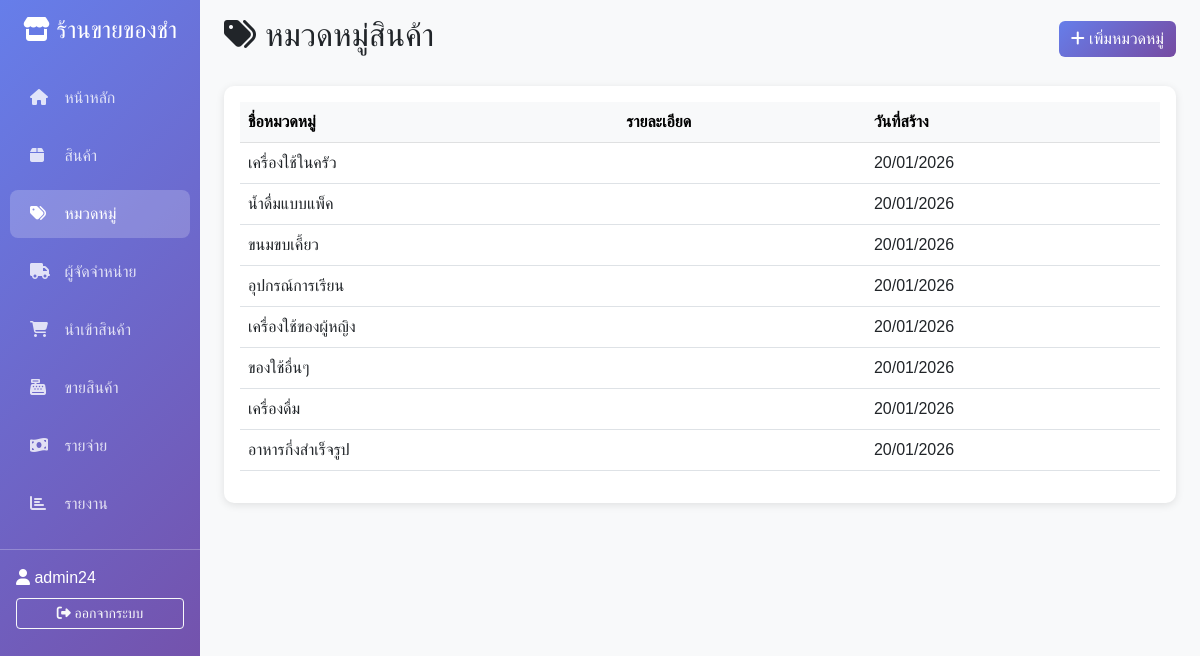
Page /categories/ (signed in) on the committed database.
### inventory/models.py (models this page shows, shortened)
class Category(models.Model):
    name = models.CharField(max_length=100, verbose_name="ชื่อหมวดหมู่")
    description = models.TextField(blank=True, verbose_name="รายละเอียด")
    created_at = models.DateTimeField(auto_now_add=True)
    class Meta:
        verbose_name = "หมวดหมู่สินค้า"
        verbose_name_plural = "หมวดหมู่สินค้า"

### inventory/views.py (the view)
# urls.py: path('categories/', views.category_list, name='category_list'),
@login_required
def category_list(request):
    categories = Category.objects.all()
    return render(request, 'category_list.html', {'categories': categories})

### templates/category_list.html (shortened to what this page needs)
{% extends 'base.html' %}
{% block content %}
<div class="d-flex justify-content-between align-items-center mb-4">
    <h2><i class="fas fa-tags"></i> หมวดหมู่สินค้า</h2>
    <a href="{% url 'category_create' %}" class="btn btn-primary">
        <i class="fas fa-plus"></i> เพิ่มหมวดหมู่
    </a>
</div>
<div class="card">
    <div class="card-body">
        <div class="table-responsive">
            <table class="table table-hover">
                <thead class="table-light">
                    <tr>
                        <th>ชื่อหมวดหมู่</th>
                        <th>รายละเอียด</th>
                        <th>วันที่สร้าง</th>
                    </tr>
                </thead>
                <tbody>
                    {% for category in categories %}
                    <tr>
                        <td>{{ category.name }}</td>
                        <td>{{ category.description|truncatewords:10 }}</td>
                        <td>{{ category.created_at|date:"d/m/Y" }}</td>
                    </tr>
                    {% empty %}
                    <tr>
                        <td colspan="3" class="text-center text-muted">
                            <i class="fas fa-inbox"></i> ไม่มีข้อมูล
                        </td>
                    </tr>
                    {% endfor %}
                </tbody>
            </table>
        </div>
    </div>
</div>
{% endblock %}

### templates/base.html (shortened to what this page needs)
<!DOCTYPE html>
<html lang="th">
<head>
    <link href="https://cdnjs.cloudflare.com/ajax/libs/bootstrap/5.3.0/css/bootstrap.min.css" rel="stylesheet">
    <link href="https://cdnjs.cloudflare.com/ajax/libs/font-awesome/6.4.0/css/all.min.css" rel="stylesheet">
</head>
<body>
    {% if user.is_authenticated %}
    <div class="container-fluid">
        <div class="row">
            <nav class="col-md-2 d-md-block sidebar">
                <div class="position-sticky pt-3">
                    <h4 class="text-white text-center mb-4">
                        <i class="fas fa-store"></i> ร้านขายของชำ
                    </h4>
                    <ul class="nav flex-column">
                        <li class="nav-item">
                            <a class="nav-link {% if request.resolver_match.url_name == 'dashboard' %}active{% endif %}" href="{% url 'dashboard' %}">
                                <i class="fas fa-home"></i> หน้าหลัก
                            </a>
                        </li>
                        <li class="nav-item">
                            <a class="nav-link {% if 'product' in request.resolver_match.url_name %}active{% endif %}" href="{% url 'product_list' %}">
                                <i class="fas fa-box"></i> สินค้า
                            </a>
                        </li>
                        <li class="nav-item">
                            <a class="nav-link {% if 'category' in request.resolver_match.url_name %}active{% endif %}" href="{% url 'category_list' %}">
                                <i class="fas fa-tags"></i> หมวดหมู่
                            </a>
                        </li>
                        <li class="nav-item">
                            <a class="nav-link {% if 'supplier' in request.resolver_match.url_name %}active{% endif %}" href="{% url 'supplier_list' %}">
                                <i class="fas fa-truck"></i> ผู้จัดจำหน่าย
                            </a>
                        </li>
                        <li class="nav-item">
                            <a class="nav-link {% if 'purchase' in request.resolver_match.url_name %}active{% endif %}" href="{% url 'purchase_list' %}">
                                <i class="fas fa-shopping-cart"></i> นำเข้าสินค้า
                            </a>
                        </li>
                        <li class="nav-item">
                            <a class="nav-link {% if 'sale' in request.resolver_match.url_name %}active{% endif %}" href="{% url 'sale_list' %}">
                                <i class="fas fa-cash-register"></i> ขายสินค้า
                            </a>
                        </li>
                        <li class="nav-item">
                            <a class="nav-link {% if 'expense' in request.resolver_match.url_name %}active{% endif %}" href="{% url 'expense_list' %}">
                                <i class="fas fa-money-bill-wave"></i> รายจ่าย
                            </a>
                        </li>
                        <li class="nav-item">
                            <a class="nav-link {% if 'report' in request.resolver_match.url_name %}active{% endif %}" href="{% url 'report_monthly' %}">
                                <i class="fas fa-chart-bar"></i> รายงาน
                            </a>
                        </li>
                    </ul>
                    <hr class="text-white">
                    <div class="px-3">
                        <p class="text-white mb-2">
                            <i class="fas fa-user"></i> {{ user.username }}
                        </p>
                        <a href="{% url 'logout' %}" class="btn btn-outline-light btn-sm w-100">
                            <i class="fas fa-sign-out-alt"></i> ออกจากระบบ
                        </a>
                    </div>
                </div>
            </nav>
            <main class="col-md-10 ms-sm-auto px-md-4">
                <div class="pt-3 pb-2 mb-3">
                    {% block content %}{% endblock %}
                </div>
            </main>
        </div>
    </div>
    {% else %}
    {% block auth_content %}{% endblock %}
    {% endif %}
</body>
</html>

### templates/base.html (style rules this page uses)
body { font-family: 'Sarabun', sans-serif; background-color: #f8f9fa; }
.sidebar { min-height: 100vh; background: linear-gradient(135deg, #667eea 0%, #764ba2 100%); padding: 0; }
.sidebar .nav-link { color: rgba(255,255,255,0.8); padding: 12px 20px; margin: 5px 10px; border-radius: 8px; transition: all 0.3s; }
.sidebar .nav-link:hover, .sidebar .nav-link.active { background-color: rgba(255,255,255,0.2); color: white; }
.sidebar .nav-link i { margin-right: 10px; width: 20px; }
.card { border: none; border-radius: 10px; box-shadow: 0 2px 8px rgba(0,0,0,0.1); margin-bottom: 20px; }
.btn-primary { background: linear-gradient(135deg, #667eea 0%, #764ba2 100%); border: none; }
.table { background-color: white; }

### rows in the picture
Category: name "เครื่องใช้ในครัว", created_at "20/01/2026"
Category: name "น้ำดื่มแบบแพ็ค", created_at "20/01/2026"
Category: name "ขนมขบเคี้ยว", created_at "20/01/2026"
Category: name "อุปกรณ์การเรียน", created_at "20/01/2026"
Category: name "เครื่องใช้ของผู้หญิง", created_at "20/01/2026"
Category: name "ของใช้อื่นๆ", created_at "20/01/2026"
Category: name "เครื่องดื่ม", created_at "20/01/2026"
Category: name "อาหารกึ่งสำเร็จรูป", created_at "20/01/2026"

### other values in the picture
{{ user.username }} "admin24"
